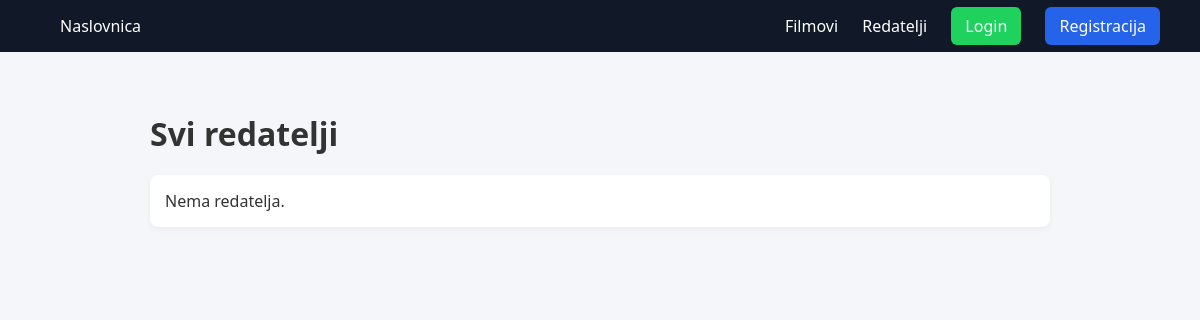
Before: /directors/ with the older database file.
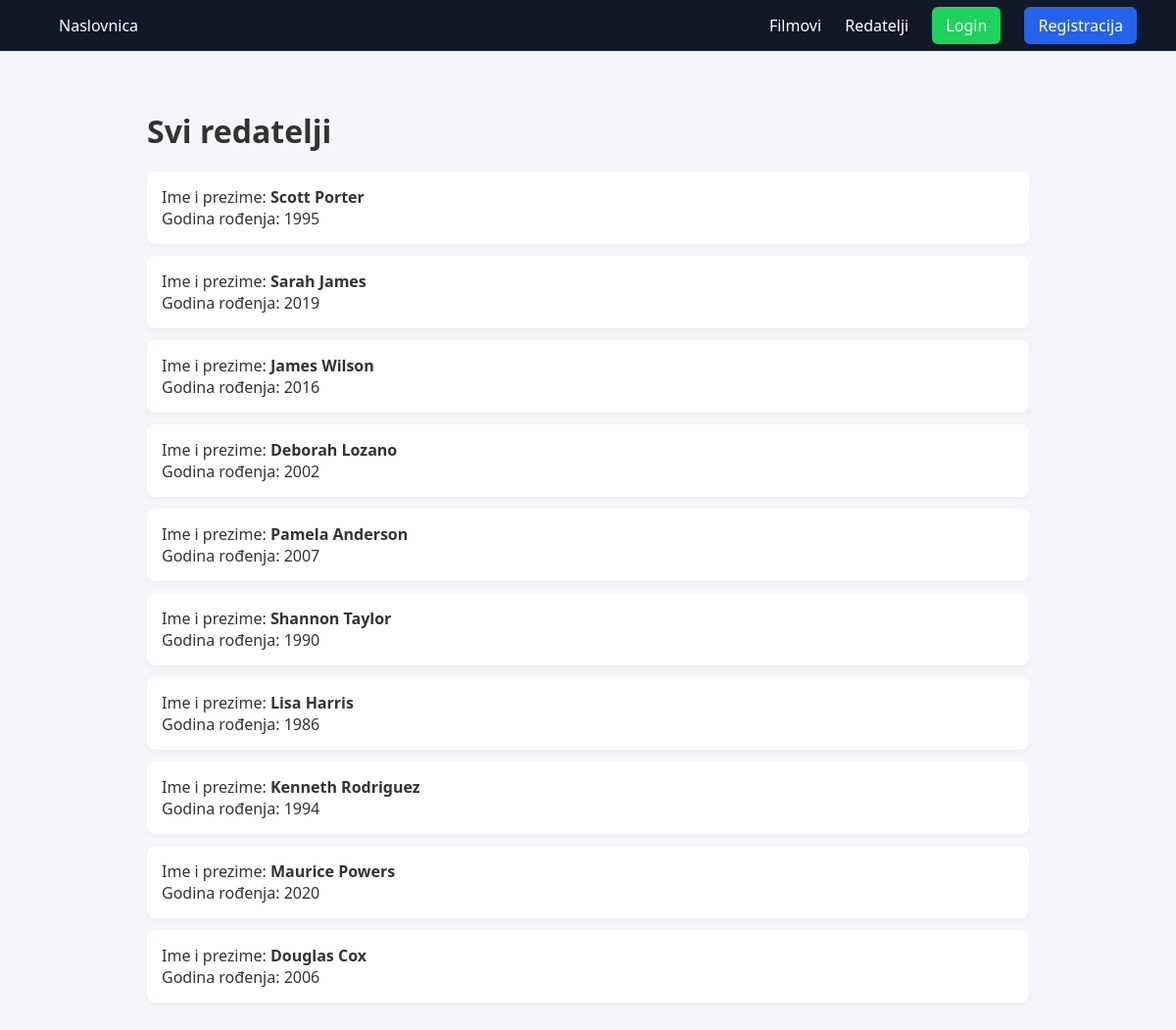
After: the same page with the newer database file.
### main/models.py (models this page shows, shortened)
class Director(models.Model):
    name = models.CharField(max_length=100)
    birth_year = models.IntegerField(null=True, blank=True)

### main/views.py (the view)
# urls.py: path("directors/", DirectorListView.as_view(), name="director_list"),
class DirectorListView(ListView):
    model = Director
    template_name = "main/director_list.html"
    context_object_name = "directors"

### templates/main/director_list.html (shortened to what this page needs)
{% extends "base.html" %}
{% block content %}
<h1>Svi redatelji</h1>
<ul>
    {% for director in directors %}
        <li>
            Ime i prezime: <strong>{{ director.name }}</strong><br>
            {% if director.birth_year %}
                Godina rođenja: {{ director.birth_year }}
            {% endif %}
        </li>
    {% empty %}
        <li>Nema redatelja.</li>
    {% endfor %}
</ul>
{% endblock %}

### templates/base.html (shortened to what this page needs)
<!DOCTYPE html>
<html>
<head>
    {% load static %}
    <link rel="stylesheet" type="text/css" href="{% static 'style.css' %}">
</head>
<body>
<nav class="navbar">
    <div class="nav-left">
        <a href="{% url 'main:home' %}">Naslovnica</a>
    </div>
    <div class="nav-right">
        <a href="{% url 'main:film_list' %}">Filmovi</a>
        <a href="{% url 'main:director_list' %}">Redatelji</a>
        {% if user.is_authenticated %}
            <a href="{% url 'main:user_reviews' %}">Moje recenzije</a>
            <form method="post" action="{% url 'logout' %}" style="background-color: #111827; display:inline;">
                {% csrf_token %}
                <button type="submit" class="btn-logout">Logout</button>
            </form>
        {% else %}
            <a class="btn-secondary" href="{% url 'login' %}">Login</a>
            <a class="btn-primary" href="{% url 'main:register' %}">Registracija</a>
        {% endif %}
    </div>
</nav>
<div class="container">
    {% block content %}{% endblock %}
</div>
</body>
</html>

### main/static/style.css (style rules this page uses)
* { margin: 0; padding: 0; }
body { font-family: 'Segoe UI', sans-serif; background-color: #f4f6f9; color: #333; }
.navbar { background: #111827; color: white; padding: 15px 40px; display: flex; justify-content: space-between; align-items: center; }
.navbar a { color: white; text-decoration: none; margin-left: 20px; font-weight: 500; }
.btn-primary { background: #2563eb; padding: 8px 14px; border-radius: 6px; }
.btn-secondary { background: #1ed25d; padding: 8px 14px; border-radius: 6px; }
.container { max-width: 900px; margin: 40px auto; padding: 20px; }
h1, h2, h3 { margin-bottom: 20px; }
ul { list-style: none; }
li { background: white; padding: 15px; margin-bottom: 12px; border-radius: 8px; box-shadow: 0 2px 6px rgba(0,0,0,0.05); }
a { color: #2563eb; text-decoration: none; }

Changed rows visible on the page:
added Director: name "Scott Porter", birth_year "1995"
added Director: name "Sarah James", birth_year "2019"
added Director: name "James Wilson", birth_year "2016"
added Director: name "Deborah Lozano", birth_year "2002"
added Director: name "Pamela Anderson", birth_year "2007"
added Director: name "Shannon Taylor", birth_year "1990"
added Director: name "Lisa Harris", birth_year "1986"
added Director: name "Kenneth Rodriguez", birth_year "1994"
added Director: name "Maurice Powers", birth_year "2020"
added Director: name "Douglas Cox", birth_year "2006"
Other visible differences:
text no longer shown: "Nema redatelja."
